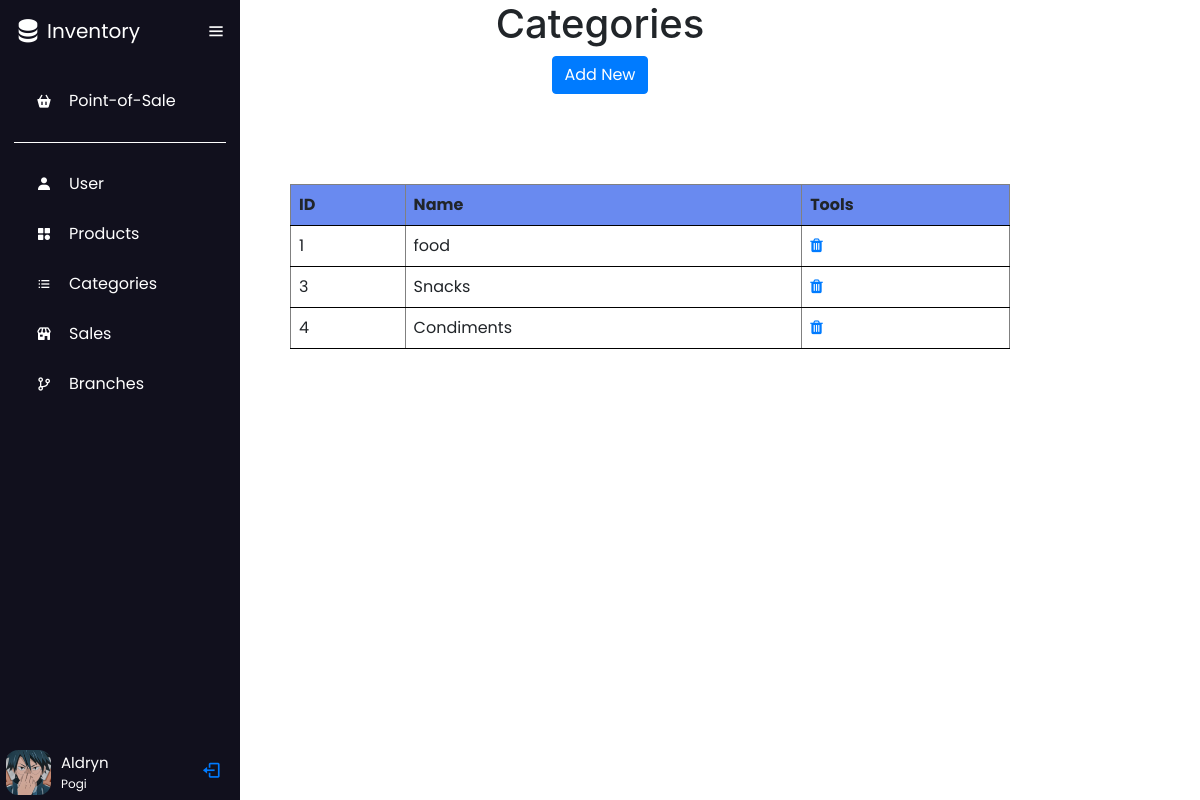
The app's page /categories.php (signed in) with its own data.
### tables this page shows
CREATE TABLE `categories` (
  `id` int(11) NOT NULL,
  `name` varchar(111) NOT NULL
);

### categories.php (the view, shortened to what this page needs)
<?php include 'menubar.php'; ?>
<?php include 'conn.php'; ?>
<link rel="stylesheet" href="styles.css">
<link rel="stylesheet" href="https://cdnjs.cloudflare.com/ajax/libs/font-awesome/4.7.0/css/font-awesome.min.css">
<h1 style="text-align: center">Categories</h1>
<div class="d-flex justify-content-center mb-3">
    <a href="add_category.php" class="btn btn-primary">Add New</a>
</div>
<table class="table table-bordered table-striped">
    <?php
    $sql = "SELECT * FROM categories";
    $result = mysqli_query($conn, $sql);
    echo "<table border='1'>
<tr>
<th>ID</th>
<th>Name</th>
<th>Tools</th>
</tr>";
    if (mysqli_num_rows($result) > 0) {
        while ($row = mysqli_fetch_assoc($result)) {
            echo "<tr>";
            echo "<td>" . $row['id'] . "</td>";
            echo "<td>" . $row['name'] . "</td>";
            echo "<td><a href='delete_category.php?id=" . $row['id'] . "' onclick='return confirm(\"Are you sure you want to delete this Category??\");'><i class='fa fa-trash'></i></a></td>";
            echo "</tr>";
        }
    } else {
        echo "0 results";
    }
    echo "</table>";
    ?>

### styles.css (style rules this page uses)
* { margin: 0; padding: 0; box-sizing: border-box; font-family: 'Poppins', sans-serif; }
body { position: relative; width: 100%; }
table { width: 60%; margin: 20px auto; border-collapse: collapse; position: relative; left: 50px; top: 50px; }
th, td { padding: 8px; text-align: left; border-bottom: 1px solid rgb(0, 0, 0); }
th { background-color: #698af0; }
.d-flex { display: flex; }
.mb-3 { margin-bottom: 1rem; }
.btn-primary { background-color: #007bff; color: white; border-color: #007bff; padding: 0.375rem 0.75rem; font-size: 1rem; line-height: 1.5; border-radius: 0.25rem; }
.table { width: 60%; margin-bottom: 1rem; color: #212529; }
.table-bordered { border: 1px solid #dee2e6; }

### records on screen
categories: id "1", name "food"
categories: id "3", name "Snacks"
categories: id "4", name "Condiments"
